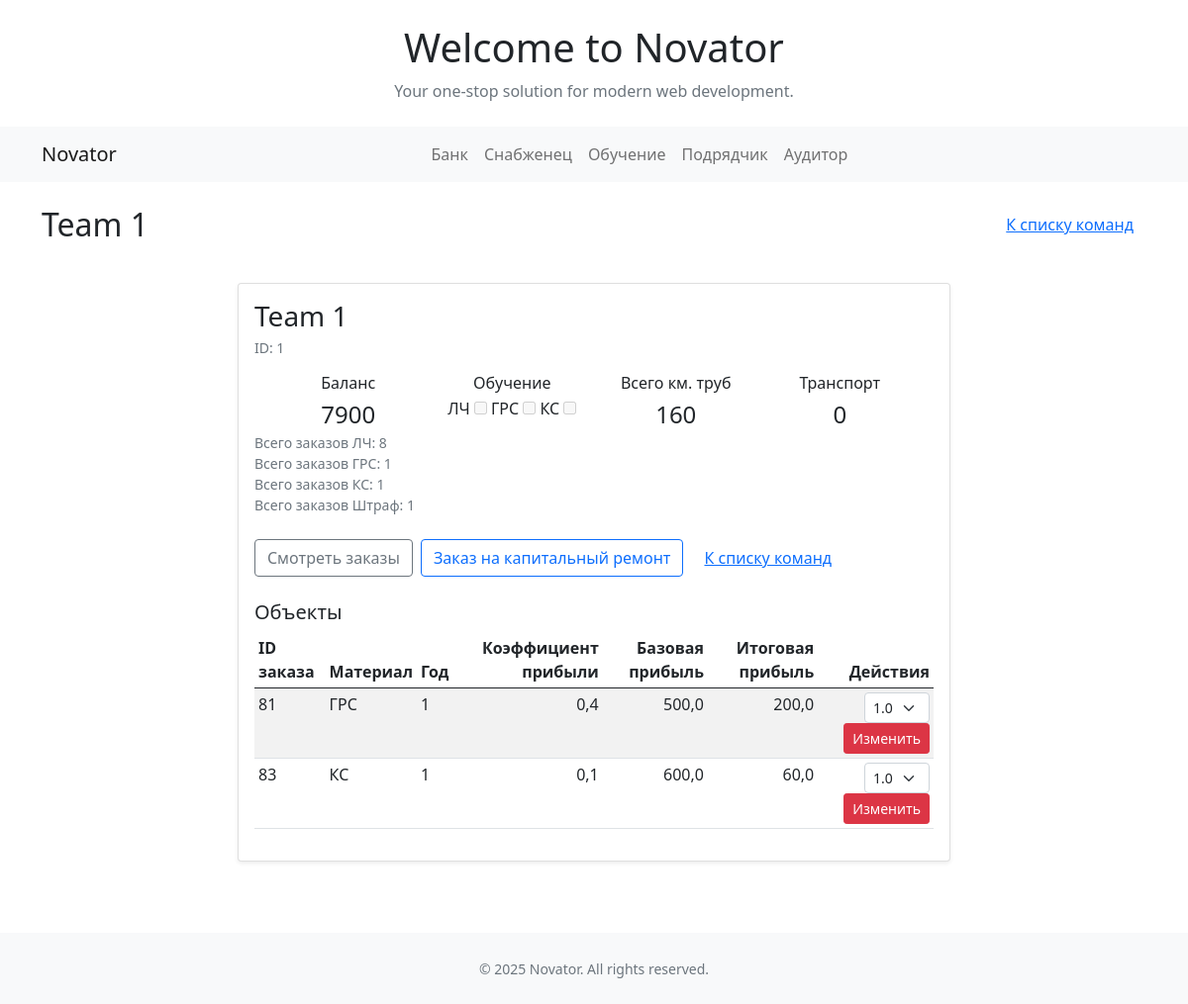
Before: /bank/team/1/ (signed in) with the older database file.
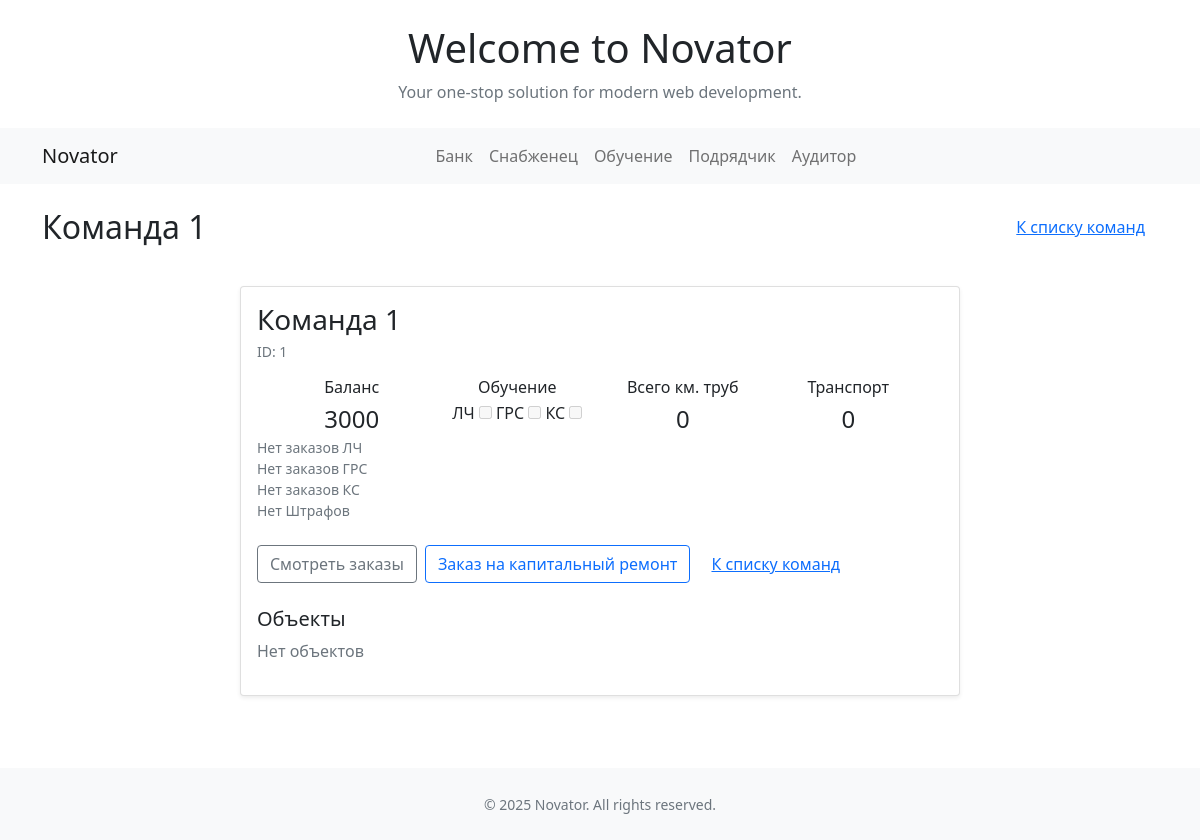
After: the same page with the newer database file.
### main/models.py (models this page shows, shortened)
class Team(models.Model):
    name = models.CharField(max_length=100, verbose_name='Имя команды')
    slug = models.SlugField(max_length=100)
    status = models.BooleanField(default=False, verbose_name='Активно')

class Material(models.Model):
    name = models.CharField(max_length=100,verbose_name='Наименование')
    slug = models.SlugField(max_length=100, blank=True)
    price = models.FloatField(max_length=10, verbose_name='Стоимость')
    category = models.ForeignKey(Category, on_delete=models.SET_DEFAULT ,verbose_name='Категория', default='пусто')
    eco_score = models.FloatField(max_length=10, verbose_name='Экологический балл', default=0)

### bank/models.py (models this page shows, shortened)
class Balance(models.Model):
    team = models.ForeignKey(Team, on_delete=models.CASCADE)
    money = models.FloatField(max_length=10, verbose_name='Баланс')

class ZakazItem(models.Model):
    zakaz = models.ForeignKey(Zakaz, on_delete=models.CASCADE)
    material = models.ForeignKey(Material, on_delete=models.CASCADE)
    price = models.FloatField(max_length=10)
    quantity = models.IntegerField()
    koeff = models.FloatField(max_length=10, default=1.0)
    refund = models.BooleanField(default=False, verbose_name='Возврат')
    profit_val = models.FloatField(max_length=10, default=0, verbose_name='Прибыль')
    profit_koeff = models.FloatField(max_length=10, default=0, verbose_name='Коэффициент прибыли')
    @property
    def calculate_profit(self):
        return self.profit_koeff * self.profit_val

class Zakaz(models.Model):
    team = models.ForeignKey(Team, on_delete=models.CASCADE)
    year = models.IntegerField(verbose_name='Год заказа')
    month = models.IntegerField(verbose_name='Месяц заказа', null=True)
    payment = models.BooleanField(default=False, verbose_name='Оплачено')
    issued = models.BooleanField(default=False, verbose_name='Выдано')
    status = models.ForeignKey(Status, on_delete=models.SET_NULL, null=True, blank=True, verbose_name='Статус заказа')
    description = models.TextField(blank=True, verbose_name='Номер договора')

### bank/views.py (the view)
# urls.py: path('team/<int:team_id>/', views.team_detail, name='team_detail'),
@login_required
def team_detail(request, team_id):
    team = get_list_or_404(Team, pk=team_id)[0]
    balance = Balance.objects.get(team=team)
    zakazy = Zakaz.objects.filter(team=team)
    obuchenie = type('Obuchenie', (), {})()
    transport = zakazy.filter(zakazitem__material__category__pk=3).count()
    truba = zakazy.filter(zakazitem__material__category__pk=1).count()*20
    obuchenie.lin = zakazy.filter(zakazitem__material__slug='master_les')
    obuchenie.grs = zakazy.filter(zakazitem__material__slug='master_grs')
    obuchenie.ks = zakazy.filter(zakazitem__material__slug='master_ks')
    zakazy_lin = zakazy.filter(zakazitem__material__category__slug='trubi').count()
    zakazy_grs = zakazy.filter(zakazitem__material__slug='grs').count()
    zakazy_ks = zakazy.filter(zakazitem__material__slug='ks').count()
    zakazy_shtraf = zakazy.filter(zakazitem__material__category__slug='shtrafs').count()
    objects = ZakazItem.objects.filter(zakaz__team=team, material__slug__in=['grs', 'ks'], zakaz__status__name='Выдан снабженцем')
    context = {
        'team': team,
        'balance': balance.money,
        'zakazy': zakazy,
        'obuchenie': obuchenie,
        'transport': transport,
        'truba': truba,
        'zakazy_lin': zakazy_lin,
        'zakazy_grs': zakazy_grs,
        'zakazy_ks': zakazy_ks,
        'zakazy_shtraf': zakazy_shtraf,
        'objects': objects,
    }
    return render(request, 'bank/team_detail.html', context)

### templates/bank/team_detail.html (shortened to what the changed rows need)
{% extends 'base.html' %}
{% load static %}
{% block content %}
<div class="container my-4">
  <div class="d-flex justify-content-between align-items-center mb-3">
    <h2 class="m-0">{{ team.name }}</h2>
    <a href="{% url 'bank:bank_list' %}" class="btn btn-link">К списку команд</a>
  </div>
  <main class="container py-4">
    <div class="row justify-content-center">
      <div class="col-md-8">
        <div class="card shadow-sm">
          <div class="card-body">
            <h3 class="card-title mb-1">{{ team.name }}</h3>
            {% if team.pk %}<p class="text-muted small">ID: {{ team.pk }}</p>{% endif %}
            <div class="container text-center">
              <div class="row align-items-start">
                <div class="col"><h6 class="mb-1">Баланс</h6>
              <p class="fs-4 fw-semibold mb-0">{{ balance|floatformat:0 }}</p>
                </div>
                <div class="col"><h6 class="mb-1">Всего км. труб</h6>
              <p class="fs-4 fw-semibold mb-0">{% if truba %}{{ truba }}{% else %}0{% endif %}</p>
                </div>
            </div>
          </div>
             {% if zakazy_lin %}
              <p class="text-muted small mb-0">Всего заказов ЛЧ: {{ zakazy_lin }}</p>
             {% else %}
              <p class="text-muted small mb-0">Нет заказов ЛЧ</p>
            {% endif %}
            {% if zakazy_grs %}
              <p class="text-muted small mb-0">Всего заказов ГРС: {{ zakazy_grs }}</p>
             {% else %}
              <p class="text-muted small mb-0">Нет заказов ГРС</p>
            {% endif %}
            {% if zakazy_ks %}
              <p class="text-muted small mb-0">Всего заказов КС: {{ zakazy_ks }}</p>
             {% else %}
              <p class="text-muted small mb-0">Нет заказов КС </p>
            {% endif %}
            {% if zakazy_shtraf %}
              <p class="text-muted small mb-0">Всего заказов Штраф: {{ zakazy_shtraf }}</p>
             {% else %}
              <p class="text-muted small mb-0">Нет Штрафов</p>
            {% endif %}
            <div class="d-flex gap-2 mt-4">
              <a href="{% url 'bank:zakaz_list' %}?team={{team.pk}}" class="btn btn-outline-secondary">Смотреть заказы</a>
              <a href="{% url 'bank:zakaz_kapremont' team.pk %}" class="btn btn-outline-primary">Заказ на капитальный ремонт</a>
              <a href="{% url 'bank:bank_list' %}" class="btn btn-link">К списку команд</a>
            </div>
            <div class="mt-4">
              <h5>Объекты</h5>
              {% if objects %}
                <div class="table-responsive">
                  <table class="table table-sm table-striped">
                    <thead>
                      <tr>
                        <th>ID заказа</th>
                        <th>Материал</th>
                        <th>Год</th>
                        <th class="text-end">Коэффициент прибыли</th>
                        <th class="text-end">Базовая прибыль</th>
                        <th class="text-end">Итоговая прибыль</th>
                        <th class="text-end">Действия</th>
                      </tr>
                    </thead>
                    <tbody>
                      {% for obj in objects %}
                        <tr>
                          <td>{{ obj.zakaz.id }}</td>
                          <td>{{ obj.material.name }}</td>
                          <td>{{ obj.zakaz.year }}</td>
                          <td class="text-end">{{ obj.profit_koeff }}</td>
                          <td class="text-end">{{ obj.profit_val }}</td>
                          <td class="text-end">{{ obj.calculate_profit }}</td>
                          <td class="text-end">
                          <form method="post" action="{% url 'bank:zapusk_edit' %}">
                            <select name="koeff_val" class="form-select form-select-sm d-inline w-auto">
                              <option value="1.0" selected>1.0</option>
                            </select>
                            <button type="submit" class="btn btn-sm btn-danger">Изменить</button>
                          </form>
                          </td>
                        </tr>
                      {% endfor %}
                    </tbody>
                  </table>
                </div>
              {% else %}
                <p class="text-muted">Нет объектов</p>
              {% endif %}
            </div>
        </div>
      </div>
    </div>
  </main>
</body>
</html>
{% endblock %}

Changed rows visible on the page:
no longer on this page (row edited): Balance: money "7900"
removed ZakazItem: zakaz.id "81", material.name "ГРС", zakaz.year "1", profit_koeff "0,4", profit_val "500,0", calculate_profit "200,0"
removed ZakazItem: zakaz.id "83", material.name "КС", zakaz.year "1", profit_koeff "0,1", profit_val "600,0", calculate_profit "60,0"
changed Team id 1: name "Team 1" → "Команда 1"
now on this page (row edited): Balance: money "3000"
Other visible differences:
{{ truba }}: "160" → (not shown)
{{ zakazy_lin }}: "8" → (not shown)
{{ zakazy_grs }}: "1" → (not shown)
{{ zakazy_ks }}: "1" → (not shown)
{{ zakazy_shtraf }}: "1" → (not shown)
text no longer shown: "Всего заказов ЛЧ: Всего заказов ГРС: Всего заказов КС: Всего заказов Штраф: ID заказа Материал Год Коэффициент прибыли Базовая прибыль Итоговая прибыль Действия"
text now shown: "0 Нет заказов ЛЧ Нет заказов ГРС Нет заказов КС Нет Штрафов Нет объектов"
